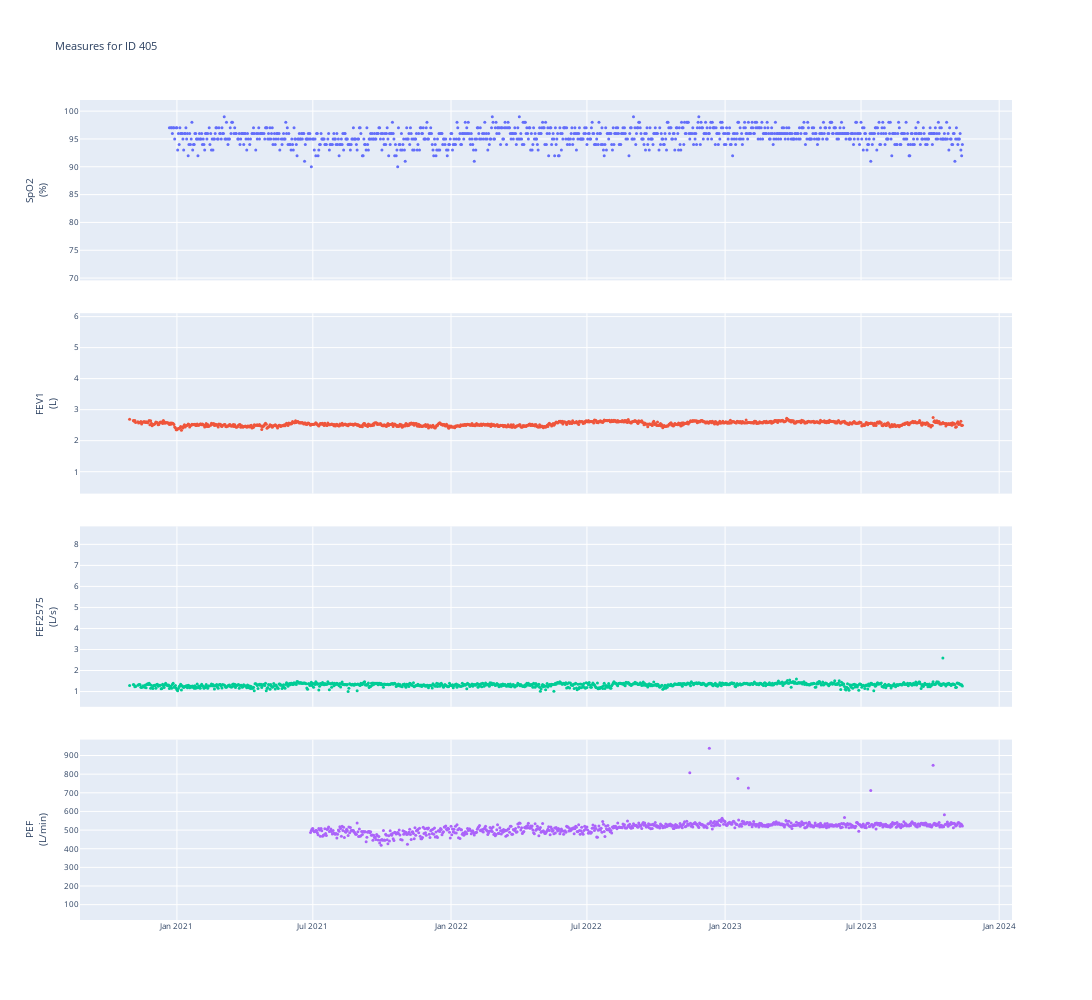

This figure's notebook cell:
### Markdown cell above
# Profile

### Code cell
def plot_profile_for_ID_raw(df_for_ID):
    df_for_ID = df_for_ID.reset_index()
    fig = make_subplots(
        rows=4,
        cols=1,
        shared_xaxes=True,
        vertical_spacing=0.04,
    )
    fig.add_trace(
        go.Scatter(
            y=df_for_ID["O2 Saturation"], x=df_for_ID["Date Recorded"], mode="markers"
        ),
        row=1,
        col=1,
    )
    fig.add_trace(
        go.Scatter(y=df_for_ID.FEV1, x=df_for_ID["Date Recorded"], mode="markers"),
        row=2,
        col=1,
    )
    fig.add_trace(
        go.Scatter(
            y=df_for_ID.FEF2575,
            x=df_for_ID["Date Recorded"],
            mode="markers",
        ),
        row=3,
        col=1,
    )
    fig.add_trace(
        go.Scatter(
            y=df_for_ID.PEF,
            x=df_for_ID["Date Recorded"],
            mode="markers",
        ),
        row=4,
        col=1,
    )
    fig.update_yaxes(
        title="SpO2<br>(%)",
        row=1,
        col=1,
        range=[
            np.nanmin(df["O2 Saturation"]) * 0.98,
            np.nanmax(df["O2 Saturation"]) * 1.02,
        ],
    )
    fig.update_yaxes(
        title="FEV1<br>(L)",
        row=2,
        col=1,
        range=[np.nanmin(df.FEV1) * 0.98, np.nanmax(df.FEV1) * 1.02],
    )
    fig.update_yaxes(
        title="FEF2575<br>(L/s)",
        row=3,
        col=1,
        range=[np.nanmin(df.FEF2575) * 0.98, np.nanmax(df.FEF2575) * 1.02],
    )
    fig.update_yaxes(
        title="PEF<br>(L/min)",
        row=4,
        col=1,
        range=[np.nanmin(df.PEF) * 0.98, np.nanmax(df.PEF) * 1.02],
    )
    fig.update_yaxes(nticks=10)
    fig.update_traces(marker=dict(size=3))
    title = f"Measures for ID {df_for_ID.ID[0]}"
    fig.update_layout(
        font=dict(size=8), showlegend=False, title=title, height=1000, width=1400
    )
    # fig.show()
    fig.write_image(f"{dh.get_path_to_main()}PlotsBreathe/ID_profiles/{title}.pdf")
    return


df[df.ID == "405"].groupby(by="ID").apply(plot_profile_for_ID_raw)

### Figure 1 — Plotly figure (JSON) as saved in the notebook; plotly's stock layout.template omitted (floating-point values rounded to 4 significant figures; data arrays with more than 128 entries replaced by an {"elided": "..."} marker saying what was removed)
{"data": [{"marker": {"size": 3}, "mode": "markers", "type": "scatter", "x": {"elided": "1104 str values"}, "xaxis": "x", "y": {"elided": "1104 int values"}, "yaxis": "y"}, {"marker": {"size": 3}, "mode": "markers", "type": "scatter", "x": {"elided": "1104 str values"}, "xaxis": "x2", "y": {"elided": "1104 float values"}, "yaxis": "y2"}, {"marker": {"size": 3}, "mode": "markers", "type": "scatter", "x": {"elided": "1104 str values"}, "xaxis": "x3", "y": {"elided": "1104 float values"}, "yaxis": "y3"}, {"marker": {"size": 3}, "mode": "markers", "type": "scatter", "x": {"elided": "1104 str values"}, "xaxis": "x4", "y": {"elided": "1104 int values"}, "yaxis": "y4"}], "layout": {"font": {"size": 8}, "height": 1000, "showlegend": false, "title": {"text": "Measures for ID 405"}, "width": 1400, "xaxis": {"anchor": "y", "domain": [0, 1], "matches": "x4", "showticklabels": false}, "xaxis2": {"anchor": "y2", "domain": [0, 1], "matches": "x4", "showticklabels": false}, "xaxis3": {"anchor": "y3", "domain": [0, 1], "matches": "x4", "showticklabels": false}, "xaxis4": {"anchor": "y4", "domain": [0, 1]}, "yaxis": {"anchor": "x", "domain": [0.78, 1], "nticks": 10, "range": [69.58, 102], "title": {"text": "SpO2<br>(%)"}}, "yaxis2": {"anchor": "x2", "domain": [0.52, 0.74], "nticks": 10, "range": [0.294, 6.11], "title": {"text": "FEV1<br>(L)"}}, "yaxis3": {"anchor": "x3", "domain": [0.26, 0.48], "nticks": 10, "range": [0.2744, 8.854], "title": {"text": "FEF2575<br>(L/s)"}}, "yaxis4": {"anchor": "x4", "domain": [0, 0.22], "nticks": 10, "range": [17.64, 985.3], "title": {"text": "PEF<br>(L/min)"}}}}
